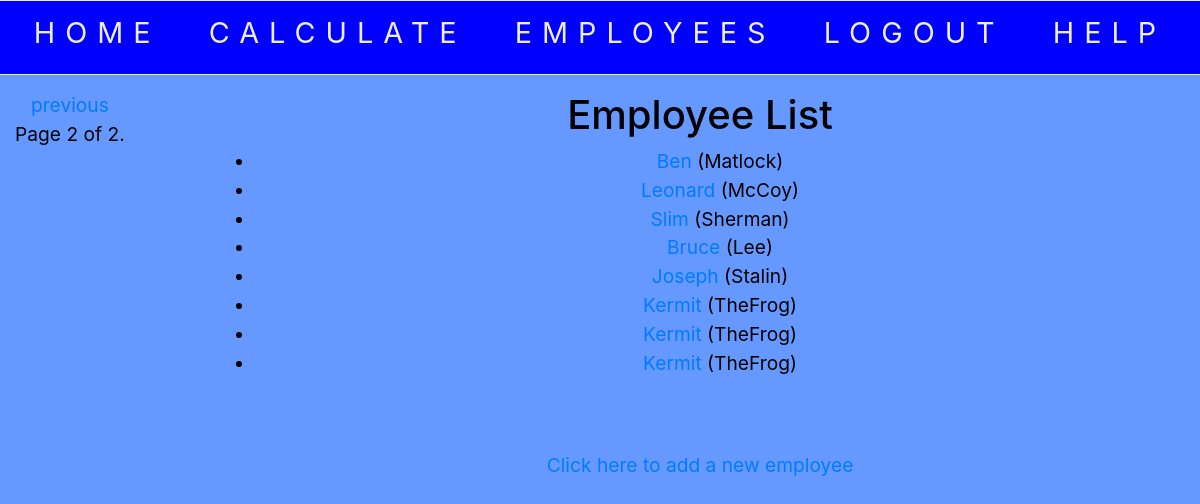
Page /app1/employees/?page=2 (signed in) on the earlier database version.
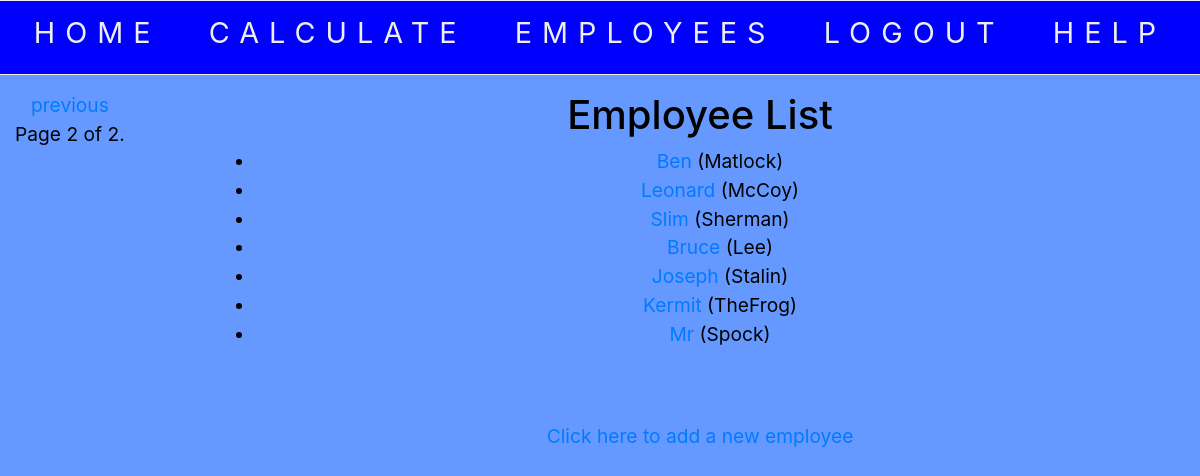
Same page on the later database version.
### app1/models.py (models this page shows, shortened)
class Employee(models.Model):
    company = models.ForeignKey(Company, on_delete=models.CASCADE)
    first_name = models.CharField(max_length=30)
    last_name = models.CharField(max_length=30)
    salary = models.DecimalField(max_digits=9, decimal_places=2)
    dependents = models.IntegerField()
    def get_absolute_url(self):
        return reverse('employee-detail', args=[str(self.id)])

### app1/views.py (the view)
# urls.py: path('employees/', views.EmployeeListView.as_view(), name='employees'),
class EmployeeListView(LoginRequiredMixin, generic.ListView):
    login_url = '/accounts/login/'
    redirect_field_name = 'redirect_to'
    model = Employee
    paginate_by = 10
    def get_queryset(self):
        groups = self.request.user.groups.all()
        if groups:
            co_name = groups.last()
            company_set = Company.objects.filter(company_name__icontains =co_name)
            co = company_set[0]
            co_id = co.pk
            return Employee.objects.filter(company=co_id)
        else:
            return Employee.objects.all()

### app1/templates/app1/employee_list.html
{% extends "base_generic.html" %}
{% block content %}
  <h1>Employee List</h1>
  {% if employee_list %}
  <ul>
    {% for employee in employee_list %}
      <li>
        <a href="{{ employee.get_absolute_url }}">{{ employee.first_name }}</a> ({{employee.last_name}})
      </li>
    {% endfor %}
  </ul>
  {% else %}
    <p>There are no Employees in the database.</p>
  {% endif %}
	<br></br>
	<a href="{% url 'add_new' %}">Click here to add a new employee</a>
{% endblock %}

Differences in the rows shown:
removed Employee: first_name "Kermit", last_name "TheFrog"
removed Employee: first_name "Kermit", last_name "TheFrog"
added Employee: first_name "Mr", last_name "Spock"
